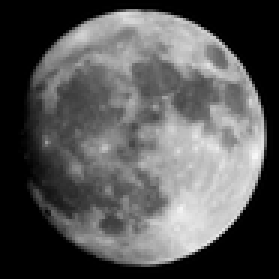
%> input picture input_image.png, 93 x 93 px, shrunk from 426 x 425 before the run (shown 3 times larger)
$ octave Meola_ECE_5470_HW_2.m   (GNU Octave 9; MATLAB toolbox functions it lacks are replaced by stand-ins)
%> lines starting %> are read from the running program, lines starting %| are printed output that depends on the picture
%%%%%%%%%%%%%%%%%%%%%%%%%%%%%%%%%%%%%%%%%%%%%%%%%%%%%%%%%%%%%%%%%%%

% Meola_ECE_5470_HW_2.m

% Charlotte Meola
% ECE 5470, Digital Image Processing
% Homework #2: Spatial Filtering

% File accomplishes all spatial filtering steps listed in README file.

%%%%%%%%%%%%%%%%%%%%%%%%%%%%%%%%%%%%%%%%%%%%%%%%%%%%%%%%%%%%%%%%%%%

close all;
clear all;
clc;


% 1.Opens and displays an image [input_image].
input_image = imread('input_image.png');
%> input_image is the input picture: size 93x93x3 uint8; min 0, max 247, mean 86.2


% 2. Defines a Gaussian kernel size, 3x3 [size_kernel].
hsize = [3 3];


% Defines sigma for use in finding kernels.
sigma = 2;
input_image = rgb2gray(input_image);
%> input_image: size 93x93 uint8


% 4.Calls "getGaussianKernel" to get kernel matrix, [g_kernel].
% While sigma = 1.3:
g_kernel = getGaussianKernel(hsize, 1.3);


% 6. Calls "spatialFiltering. " The final sharpened output is saved and displayed [g].
g = spatialFiltering(input_image,g_kernel,sigma);


% 7. Images resulting from every step is saved in a subplot figure [Results_Figure].
saveas(gcf,'Results_Figure.png')

% Saves and displays the final image, g:
figure(2)
imshow(g, []); saveas(gcf,'output_image.png')


%%%%%%%%%%%%%%%%%%%%%%%%%%%%%%%%%%%%%%%%%%%%%%%%%%%%%%%%%%%%%%%%%%%%%%%%
% Function body for "getGaussianKernel" :
%%%%%%%%%%%%%%%%%%%%%%%%%%%%%%%%%%%%%%%%%%%%%%%%%%%%%%%%%%%%%%%%%%%%%%%%

% 3.  Creates a function "getGaussianKernel" that takes (1) the sigma size
% and (2) the size of the kernel as inputs and returns a
% Gaussian filter kernel [g_kernel].

function g_kernel = getGaussianKernel(size_w, sigma)
%> called with size_w = [3 3], sigma = 1.3

    % Allocate space for Gaussian kernel:
    g_kernel = zeros(size_w(1),size_w(2));

    % 3a. Uses element-by-element calcualation for Gaussian LPF:
    % Loops over all rows and columns:
    for ii=1:size_w(1)
        for jj=1:size_w(2)
            % Use Gaussian kernel equation:
            new = exp(-(ii^2+jj^2)/(2*sigma^2));

            % Save value in kernel matrix:
            g_kernel(ii,jj)= new;
        end
    end


end % End of "getGaussianKernel" function.


%%%%%%%%%%%%%%%%%%%%%%%%%%%%%%%%%%%%%%%%%%%%%%%%%%%%%%%%%%%%%%%%%%%%%%%%
% Function body for "spatialFiltering" :
%%%%%%%%%%%%%%%%%%%%%%%%%%%%%%%%%%%%%%%%%%%%%%%%%%%%%%%%%%%%%%%%%%%%%%%%

% 5.	Creates a function called "spatialFiltering" that takes (1) an
% image [f] and (2) the Gaussian kernel [w] and (3) sigma as inputs and
% returns a sharpened output image, [g].

 function g = spatialFiltering(f,w,sigma)
%> called with sigma = 2

    % Get size for filter kernel:
    size_w = size(w);

    % 5a. Applies zero padding to create larger image [pad_f].
    f = padarray(f,[10, 10],0, 'both')
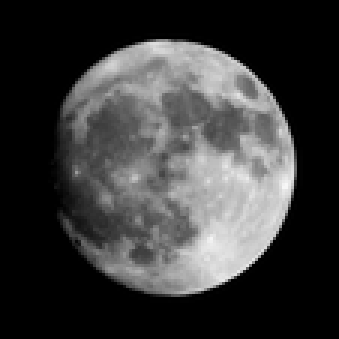
%> f: size 113x113 uint8 (shown 3 times larger); min 0, max 247, mean 58.4

        % Dislpay original image:
    subplot(2, 2,1),imshow(f),title('Original Image, f')

    % 5b. Applies convolution of kernel and image [gGaussian].
    gGaussian = convn(f, w)
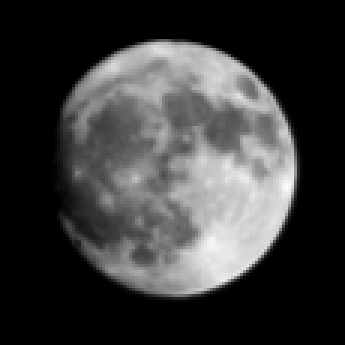
%> gGaussian: size 115x115 double (shown 3 times larger); min 0, max 305.8, mean 70.7; drawn with min black and max white
    [M N]= size(gGaussian);
%> M = 115; N = 115

    % Display Gaussian of original image:
    subplot(2, 2,2),imshow(gGaussian, []),title('Gaussian (Smoothed) Image, gGaussian')


    % Use the Laplacian kernel to create the Laplacian of Gaussian image:
    %l_kernel = [0, 1, 0; 1, -4, 1; 0, 1, 0]; % Alternative filter.
     l_kernel = [-1, -1, -1;
                 -1, 8,  -1;
                 -1, -1, -1];


    % 5c. Takes the Laplacian of the Gaussian image and returns the result [gLoG].
    gLoG = imfilter(gGaussian, l_kernel)
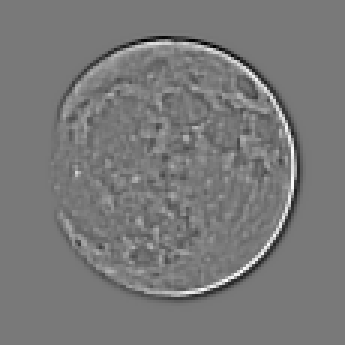
%> gLoG: size 115x115 double (shown 3 times larger); min -360.4, max 398.5, mean 0; drawn with min black and max white

    % The Laplacian of Gaussian gets edges, but also enhances noise.
    % Remove noise further by applying another smoothing filter to LoG image:
    gLoG= imfilter(gLoG, w);
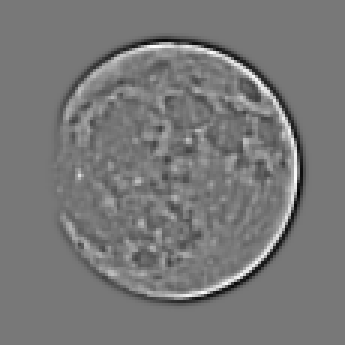
%> gLoG: size 115x115 double (shown 3 times larger); min -268.9, max 301.2, mean 0; drawn with min black and max white

    % Display LoG image result:
    subplot(2, 2,3),imshow(gLoG, []),title('Laplacian of Gaussian Image, LoG')


    % Unpad the images to get the same size images as original, f:
    n = 5;
    gLoG = gLoG(n+1:end-n,n+1:end-n);
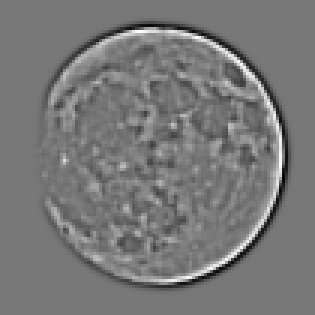
%> gLoG: size 105x105 double (shown 3 times larger); min -268.9, max 301.2, mean 0; drawn with min black and max white
    n=4;
    f = f(n+1:end-n,n+1:end-n);
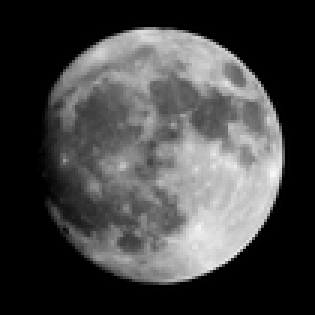
%> f: size 105x105 uint8 (shown 3 times larger); min 0, max 247, mean 67.6

    % 5d. Returns the sharpened image by using the formula g = f +c*gLoG.
    c = 1.5;
    g = c*uint8((gLoG)) +  uint8(f);
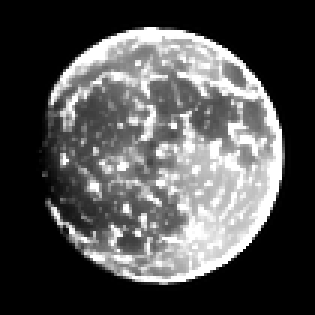
%> g: size 105x105 uint8 (shown 3 times larger); min 0, max 255, mean 79.7

    % Display final result, sharpened image:
    subplot(2, 2,4),imshow(g, []),title({'Sharpened Image, g', 'g = f + gLoG'})


 end % End of "spatialFiltering" function.
